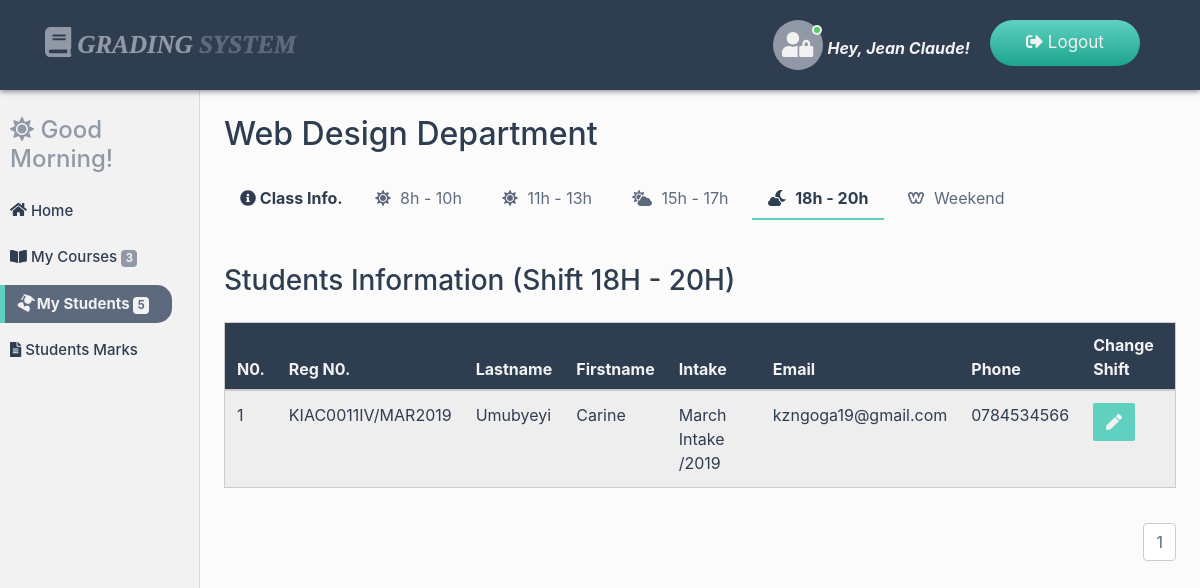
Page /teacher-dashboard/view_students_shift4.php (signed in) on the committed database.
### tables this page shows
CREATE TABLE `teacher` (
  `teacher_ID` int(20) NOT NULL,
  `teacher_Fname` varchar(200) NOT NULL,
  `teacher_Lname` varchar(200) NOT NULL,
  `teacher_Mail` varchar(200) NOT NULL,
  `teacher_Gen` varchar(20) NOT NULL,
  `teacher_Address` varchar(200) NOT NULL,
  `teacher_Phone` varchar(20) NOT NULL,
  `password` varchar(200) NOT NULL,
  `dep_ID` int(20) NOT NULL,
  `status` varchar(20) NOT NULL
);

CREATE TABLE `department` (
  `dep_ID` int(20) NOT NULL,
  `dep_Name` varchar(200) NOT NULL,
  `status` varchar(20) NOT NULL
);

CREATE TABLE `student` (
  `student_ID` int(20) NOT NULL,
  `reg_Num` varchar(200) NOT NULL,
  `student_Fname` varchar(200) NOT NULL,
  `student_Lname` varchar(200) NOT NULL,
  `student_Mail` varchar(200) NOT NULL,
  `student_Gender` varchar(200) NOT NULL,
  `student_Address` varchar(200) NOT NULL,
  `student_Phone` varchar(200) NOT NULL,
  `parent_Phone` varchar(200) NOT NULL,
  `student_Intake` varchar(200) NOT NULL,
  `dep_ID` int(20) NOT NULL,
  `student_Shift` varchar(200) NOT NULL,
  `start_Date` varchar(20) NOT NULL,
  `status` varchar(20) NOT NULL
);

### teacher-dashboard/session/session.php (called while the page is built, shortened)
<?php
$session_Id = $_SESSION['teacherid'];
?>

### teacher-dashboard/view_students_shift4.php (the view, shortened to what this page needs)
<?php
include("../connection/connect.php");
include("session/session.php");
$retr = "Select teacher.teacher_ID,teacher.teacher_Fname,department.dep_Name,department.dep_ID
FROM teacher INNER JOIN department ON teacher.dep_ID = department.dep_ID
AND teacher.teacher_ID = '$session_Id'";
$run_retr = mysqli_query($con, $retr);
$row_retr = mysqli_fetch_array($run_retr);
$fname = $row_retr['teacher_Fname'];
$depart = $row_retr['dep_Name'];
$departID = $row_retr['dep_ID'];
?>
<!DOCTYPE html>
<html lang="en">
<head>
<link rel="stylesheet" href="../css/bootstrap.min.css">
<link rel="stylesheet" href="../css/all.min.css">
<link rel="stylesheet" href="../css/main.css">
<link rel="stylesheet" href="../css/animate.css">
</head>
<body>
<nav class="navbar navbar-expand-md bg-dark navbar-dark fixed-top main-nav">
  <div class="container">
        <a class="navbar-brand" href="index.php"><i class="fas fa-book logo-icon"></i> Grading <span class="fat">System</span></a>
      <ul class="nav navbar-nav ml-auto lang-switcher">
      <li class="nav-item">
      <span class="user-img">
        <span class="user-icon">
          <i class="fas fa-user-lock"></i>
        </span>
        <span class="status online"></span>
      </span> <span class="hello-user">Hey, <?php echo $fname;?>!</span>
      </li>
      <li class="nav-item">
        <a class="nav-link" href="logout.php">
        <i class="fas fa-sign-out-alt"></i> Logout</a>
      </li>
      </ul>
    </div>
</nav>
<div class="container-fluid">
  <div class="row">
    <nav class="col-md-2 d-none d-md-block sidebar">
      <div class="sidebar-sticky">
        <div class="dash-salute wow bounceInLeft" data-wow-duration="2s">
            <?php
            $time = date("H");
            if(($time >="0") && ($time <"12")){
                echo"<h4><i class='fas fa-sun'></i> Good Morning!</h4>";
            }
            ?>
        </div>
          <ul class="nav flex-column dash-nav">
          <li class="nav-item">
          <a href="index.php" class="nav-link">
          <i class="fa fa-home dash-icon"></i> Home</a></li>
          <li class="nav-item">
          <a href="view_courses.php" class="nav-link">
          <i class="fa fa-book-open dash-icon"></i> My Courses
          <span class="badge badge-primary">
              <?php
              $count = "Select count(*) as NberOfData from courses where dep_ID = '$departID' and status='on'";
              $run_count = mysqli_query($con, $count);
              $row_count = mysqli_fetch_array($run_count);
              $count_data = $row_count['NberOfData'];
              echo $count_data;
              ?>
          </span>
          </a></li>
          <li class="nav-item">
          <a href="view_students_shift1.php" class="nav-link active">
          <i class="fa fa-user-graduate dash-icon"></i> My Students
          <span class="badge badge-primary active-badge">
              <?php
              $count = "Select count(*) as NberOfData from student where dep_ID = '$departID' AND status='on'";
              $run_count = mysqli_query($con, $count);
              $row_count = mysqli_fetch_array($run_count);
              $count_data = $row_count['NberOfData'];
              echo $count_data;
              ?>
          </span>
          </a></li>
          <li class="nav-item">
          <a href="marks_page.php" class="nav-link">
          <i class="fa fa-file-alt dash-icon"></i> Students Marks</a></li>
          </ul>
      </div>
    </nav>
    <main role="main" class="col-md-10 ml-sm-auto px-4">
      <div class="dash-output-section">
        <h2><?php echo $depart;?> Department</h2>
        <ul class="nav sub-nav">
           <li class="nav-item">
            <p class="nav-link sub-nav-head"><i class="fas fa-info-circle"></i> Class Info.</p>
          </li>
          <li class="nav-item">
            <a href="view_students_shift1.php" class="nav-link">
              <i class="fas fa-sun sub-icon"></i> 8h - 10h
            </a>
          </li>
          <li class="nav-item">
            <a href="view_students_shift2.php" class="nav-link">
              <i class="fas fa-sun sub-icon"></i> 11h - 13h
            </a>
          </li>
          <li class="nav-item">
            <a href="view_students_shift3.php" class="nav-link">
              <i class="fas fa-cloud-sun sub-icon"></i> 15h - 17h
            </a>
          </li>
          <li class="nav-item">
            <a href="view_students_shift4.php" class="nav-link active">
              <i class="fas fa-cloud-moon sub-icon"></i> 18h - 20h
            </a>
          </li>
          <li class="nav-item">
            <a href="view_students_shift5.php" class="nav-link">
              <i class="fab fa-weebly sub-icon"></i> Weekend
            </a>
          </li>
        </ul>
        <div class="info-display">
          <h3 class="">Students Information
          (Shift 18H - 20H)</h3>
          <div class="table-responsive mt-4">
            <table class="table table-striped">
             <thead>
                <th>N0.</th>
                <th>Reg N0.</th>
                <th>Lastname</th>
                <th>Firstname</th>
                <th>Intake</th>
                <th>Email</th>
                <th>Phone</th>
                <th>Change Shift</th>
              </thead>
               <?php
                $select = "Select student.student_Fname,student.student_Lname,
                        student.student_Mail,student.student_Gender,student.student_Address,
                        student.student_Phone,student.Reg_Num,student.student_Intake,
                        department.dep_Name FROM student INNER JOIN department
                        ON student.dep_ID = department.dep_ID
                        WHERE department.dep_ID = '$departID'  AND student.status = 'On' AND student.student_Shift = '18h-20h' ORDER BY student.student_Lname";
                $run_select = mysqli_query($con, $select);
                $number_of_results = mysqli_num_rows($run_select);
                $results_per_page = 5;
                $nber_of_Pages = ceil($number_of_results / $results_per_page);
                if(!isset($_GET['page'])){
                    $page = 1;
                  }
                  else{
                    $page = $_GET['page'];
                  }
                $this_page_first_result = ($page - 1) * $results_per_page;
                $select = "Select student.student_ID,student.student_Fname,student.student_Lname,
                        student.student_Mail,student.student_Gender,student.student_Address,
                        student.student_Phone,student.Reg_Num,student.student_Intake,
                        department.dep_Name FROM student INNER JOIN department
                        ON student.dep_ID = department.dep_ID
                        WHERE department.dep_ID = '$departID'  AND student.status = 'On' AND student.student_Shift = '18h-20h' ORDER BY student.student_Lname
                LIMIT " . $this_page_first_result . ',' . $results_per_page;
                $run_select = mysqli_query($con, $select);
                $num = $this_page_first_result;
                while($row_select = mysqli_fetch_array($run_select)){
                 $stdId = $row_select['student_ID'];
                 $fname = $row_select['student_Fname'];
                 $lname = $row_select['student_Lname'];
                 $email = $row_select['student_Mail'];
                 $phone = $row_select['student_Phone'];
                 $regNum = $row_select['Reg_Num'];
                 $intake = $row_select['student_Intake'];
                 $num++;
                ?>
                <tr>
                <td><?php echo $num; ?></td>
                <td><?php echo $regNum; ?></td>
                <td><?php echo $lname; ?></td>
                <td><?php echo $fname; ?></td>
                <td><?php echo $intake; ?></td>
                <td><?php echo $email; ?></td>
                <td><?php echo $phone; ?></td>
                <td><a href="updates/update_student.php?editShift=<?php echo $stdId;?>">
                <button type="button" class="btn btn-success"
                title="Update"><span class="fa fa-pen"></span></button></a></td>
                </tr>
                <?php }?>
            </table>
            <ul class="pagination justify-content-end">
            <?php
            for($i=1; $i<=$nber_of_Pages; $i++){
                echo '<li class="page-item"><a
                class="page-link"
                href="view_students_shift4.php?page='. $i .'"> '. $i .' </a></li>';
            }
            ?>
            </ul>
        </div>
      </div>
    </main>
  </div>
</div>
</body>
</html>

### rows in the picture
teacher: teacher_Fname "Jean Claude", dep_ID.dep_Name "Web Design"
student: reg_Num "KIAC0011IV/MAR2019", student_Lname "Umubyeyi", student_Fname "Carine", student_Intake "March Intake /2019", student_Mail "kzngoga19@gmail.com", student_Phone "0784534566"

### other values in the picture
$count_data "3"
$count_data "5"
